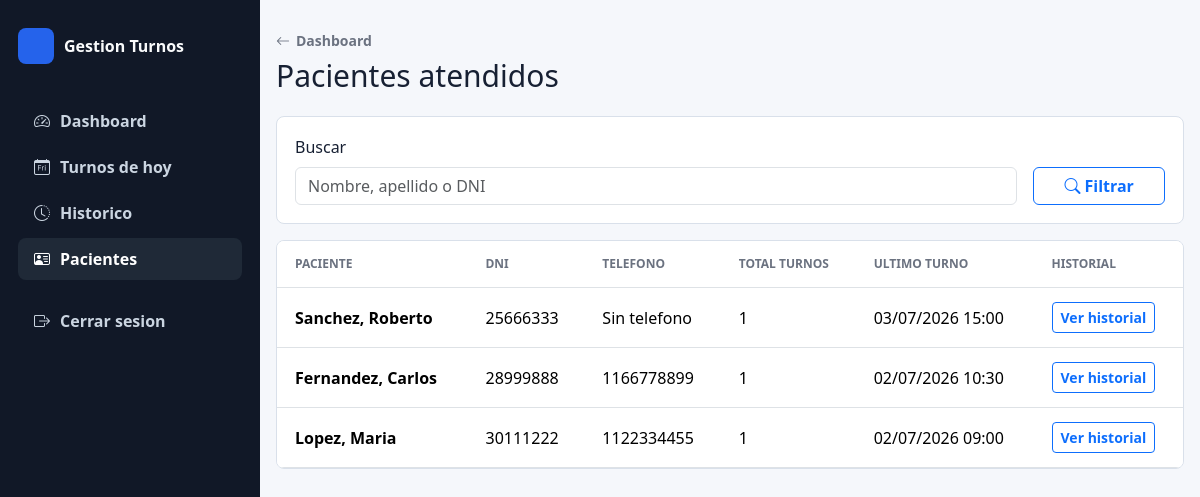
Screenshot of /index.php?action=medico_pacientes (signed in) with the database file from the repository.
### tables this page shows
CREATE TABLE pacientes (
    id INT UNSIGNED AUTO_INCREMENT PRIMARY KEY,
    dni VARCHAR(20) NOT NULL,
    nombre VARCHAR(100) NOT NULL,
    apellido VARCHAR(100) NOT NULL,
    telefono VARCHAR(50) NULL,
    created_at TIMESTAMP NOT NULL DEFAULT CURRENT_TIMESTAMP,
    updated_at TIMESTAMP NOT NULL DEFAULT CURRENT_TIMESTAMP ON UPDATE CURRENT_TIMESTAMP,
    UNIQUE KEY uq_pacientes_dni (dni),
    KEY idx_pacientes_nombre (apellido, nombre),
    KEY idx_pacientes_busqueda (dni, apellido, nombre)
);

### controllers/MedicoDashboardController.php (called while the page is built, shortened)
<?php
require_once __DIR__ . '/../models/Turno.php';
class MedicoDashboardController
{
    private Turno $turnoModel;
    public function __construct()
    {
        $this->turnoModel = new Turno();
    }
    public function pacientes(): void
    {
        $contexto = $this->resolverMedico();
        $idMedico = $contexto['id_medico'];
        $busqueda = trim($_GET['busqueda'] ?? '');
        $pacientes = $idMedico ? $this->turnoModel->resumenPacientesPorMedico($idMedico, $busqueda) : [];
        require_once __DIR__ . '/../views/medico/pacientes.php';
    }
    private function resolverMedico(): array
    {
        $idSesion = (int) ($_SESSION['usuario_id'] ?? 0);
        $medico = $idSesion > 0 ? $this->turnoModel->obtenerMedicoPorId($idSesion) : null;
        return [
            'id_medico' => $medico ? (int) $medico['id'] : 0,
            'medico' => $medico,
        ];
    }
}

### config/conexion.php (called while the page is built, shortened)
<?php
class conexion
{
    private static ?PDO $conexion = null;
    public static function conexion(): PDO
    {
        $host = 'localhost';
        $port = '3308';
        $db = 'gestion_turnos';
        $user = 'root';
        $pass = 'root';
        $charset = 'utf8mb4';
        $dsn = "mysql:host={$host};port={$port};dbname={$db};charset={$charset}";
        $options = [
            PDO::ATTR_ERRMODE => PDO::ERRMODE_EXCEPTION,
            PDO::ATTR_DEFAULT_FETCH_MODE => PDO::FETCH_ASSOC,
            PDO::ATTR_EMULATE_PREPARES => false,
        ];
        try {
            self::$conexion = new PDO($dsn, $user, $pass, $options);
            return self::$conexion;
        } catch (PDOException $e) {
            error_log('Error de conexión a la base de datos: ' . $e->getMessage());
            throw new RuntimeException('No se pudo conectar a la base de datos.');
        }
    }
}

### models/Turno.php (called while the page is built, shortened)
<?php
require_once __DIR__ . '/../config/conexion.php';
class Turno
{
    private PDO $db;
    public function __construct()
    {
        $this->db = conexion::conexion();
    }
    public function obtenerMedicoPorId(int $idMedico): ?array
    {
        $stmt = $this->db->prepare("
            SELECT id, nombre, email
            FROM usuarios
            WHERE id = :id AND rol = 'medico'
            LIMIT 1
        ");
        $stmt->execute([':id' => $idMedico]);
        $medico = $stmt->fetch();
        return $medico ?: null;
    }
    public function resumenPacientesPorMedico(int $idMedico, string $busqueda = ''): array
    {
        $sql = "
            SELECT
                p.id,
                p.dni,
                p.nombre,
                p.apellido,
                p.telefono,
                COUNT(t.id) AS total_turnos,
                MAX(t.fecha_hora) AS ultimo_turno
            FROM pacientes p
            INNER JOIN turnos t ON t.id_paciente = p.id
            WHERE t.id_medico = :id_medico
        ";
        $params = [':id_medico' => $idMedico];
        $sql .= '
            GROUP BY p.id, p.dni, p.nombre, p.apellido, p.telefono
            ORDER BY ultimo_turno DESC
        ';
        $stmt = $this->db->prepare($sql);
        $stmt->execute($params);
        return $stmt->fetchAll();
    }
}

### views/medico/pacientes.php (the view, shortened to what this page needs)
<!DOCTYPE html>
<html lang="es">
<head>
    <link href="https://cdn.jsdelivr.net/npm/bootstrap@5.3.3/dist/css/bootstrap.min.css" rel="stylesheet">
    <link href="https://cdn.jsdelivr.net/npm/bootstrap-icons@1.11.3/font/bootstrap-icons.css" rel="stylesheet">
    <link href="public/css/turnos.css" rel="stylesheet">
</head>
<body>
    <div class="app-shell">
        <?php require __DIR__ . '/../layouts/sidebar.php'; ?>
        <main class="main-content page-shell">
            <header class="page-header">
                <div>
                    <a class="back-link" href="index.php?action=medico_dashboard"><i class="bi bi-arrow-left"></i><span>Dashboard</span></a>
                    <h1>Pacientes atendidos</h1>
                </div>
            </header>
            <section class="filter-bar">
                <form action="index.php" method="GET" class="row g-3 align-items-end">
                    <div class="col-12 col-md-10">
                        <label class="form-label" for="busqueda">Buscar</label>
                        <input class="form-control" type="search" id="busqueda" name="busqueda" value="<?php echo htmlspecialchars($busqueda); ?>" placeholder="Nombre, apellido o DNI" data-live-search="#tablaMedicoPacientes">
                    </div>
                    <div class="col-12 col-md-2 d-grid">
                        <button class="btn btn-outline-primary" type="submit"><i class="bi bi-search"></i><span>Filtrar</span></button>
                    </div>
                </form>
            </section>
            <section class="data-panel">
                <div class="table-responsive">
                    <table class="table align-middle" id="tablaMedicoPacientes">
                        <thead><tr><th>Paciente</th><th>DNI</th><th>Telefono</th><th>Total turnos</th><th>Ultimo turno</th><th>Historial</th></tr></thead>
                        <tbody>
                            <?php foreach ($pacientes as $paciente): ?>
                                <tr>
                                    <td><strong><?php echo htmlspecialchars($paciente['apellido'] . ', ' . $paciente['nombre']); ?></strong></td>
                                    <td><?php echo htmlspecialchars($paciente['dni']); ?></td>
                                    <td><?php echo htmlspecialchars($paciente['telefono'] ?: 'Sin telefono'); ?></td>
                                    <td><?php echo (int) $paciente['total_turnos']; ?></td>
                                    <td><?php echo htmlspecialchars(date('d/m/Y H:i', strtotime($paciente['ultimo_turno']))); ?></td>
                                    <td><a class="btn btn-sm btn-outline-primary" href="index.php?action=medico_historial_paciente&id_paciente=<?php echo (int) $paciente['id']; ?>">Ver historial</a></td>
                                </tr>
                            <?php endforeach; ?>
                        </tbody>
                    </table>
                </div>
            </section>
        </main>
    </div>
</body>
</html>

### public/css/turnos.css (style rules this page uses)
:root { --bg: #f5f7fb; --surface: #ffffff; --text: #172033; --muted: #6b7280; --line: #d9e0ea; --primary: #2563eb; --primary-dark: #1e40af; }
* { box-sizing: border-box; }
body { min-height: 100vh; margin: 0; background: var(--bg); color: var(--text); font-family: system-ui, -apple-system, BlinkMacSystemFont, "Segoe UI", sans-serif; }
.app-shell { display: grid; grid-template-columns: 260px minmax(0, 1fr); min-height: 100vh; }
.main-content { min-width: 0; }
.page-shell { width: min(1180px, calc(100% - 32px)); margin: 0 auto; padding: 28px 0; }
.page-header { display: flex; align-items: center; justify-content: space-between; gap: 18px; margin-bottom: 22px; }
.page-header h1 { margin: 6px 0 0; font-size: 30px; line-height: 1.2; }
.back-link { display: inline-flex; align-items: center; gap: 6px; color: var(--muted); font-size: 14px; font-weight: 700; text-decoration: none; }
.filter-bar, .data-panel, .form-panel { border: 1px solid var(--line); border-radius: 8px; background: var(--surface); }
.filter-bar { padding: 18px; margin-bottom: 16px; }
.data-panel { overflow: hidden; }
.table { margin-bottom: 0; }
.table th { color: var(--muted); font-size: 12px; text-transform: uppercase; }
.table th, .table td { padding: 14px 18px; }
.table td strong, .table td span { display: block; }
.btn { font-weight: 700; }
.btn i { margin-right: 4px; }

### rows the page displays
pacientes: apellido+nombre "Sanchez, Roberto", dni "25666333", telefono "Sin telefono", total_turnos "1", ultimo_turno "03/07/2026 15:00"
pacientes: apellido+nombre "Fernandez, Carlos", dni "28999888", telefono "1166778899", total_turnos "1", ultimo_turno "02/07/2026 10:30"
pacientes: apellido+nombre "Lopez, Maria", dni "30111222", telefono "1122334455", total_turnos "1", ultimo_turno "02/07/2026 09:00"
